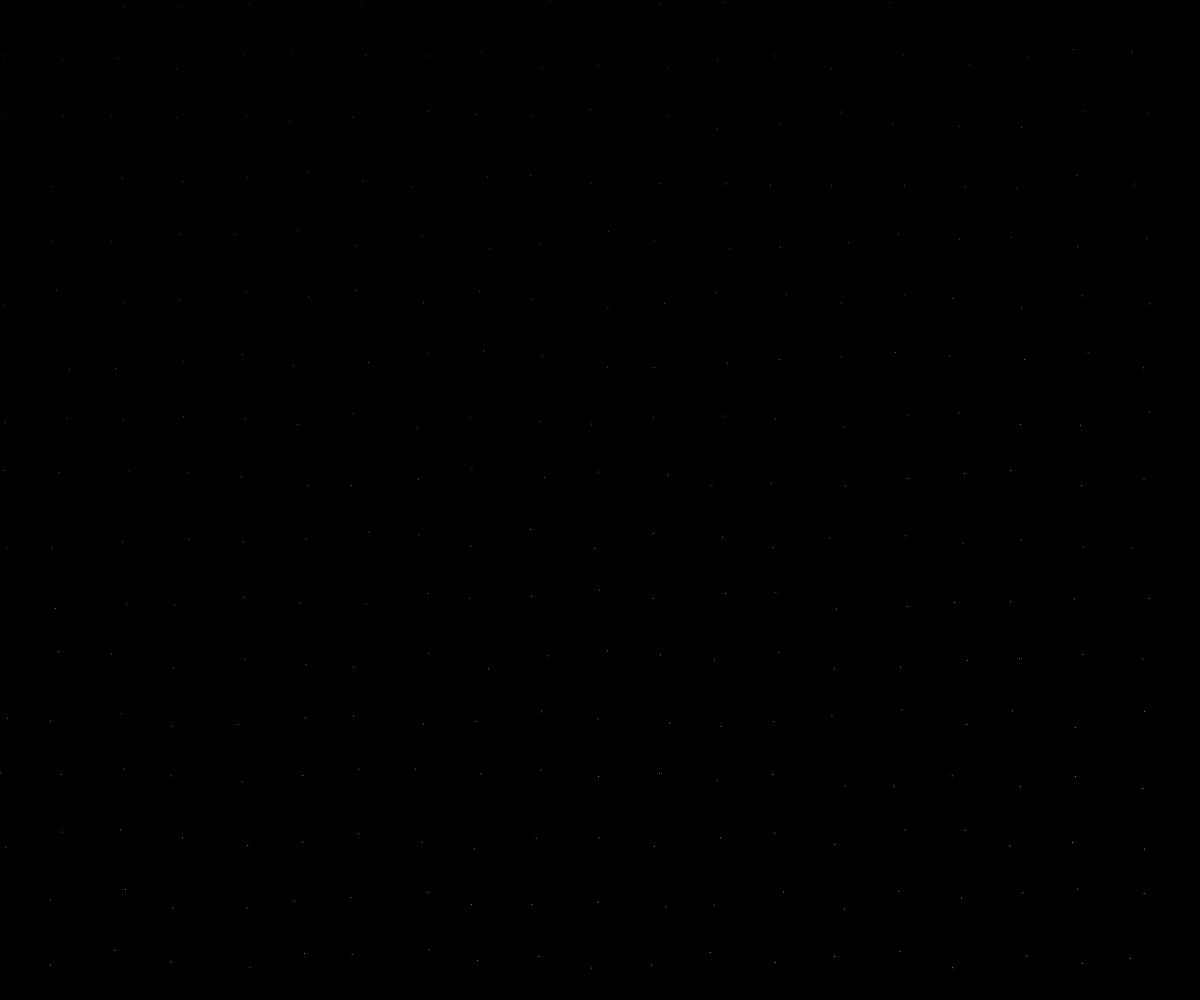
Frame 1 (no input)
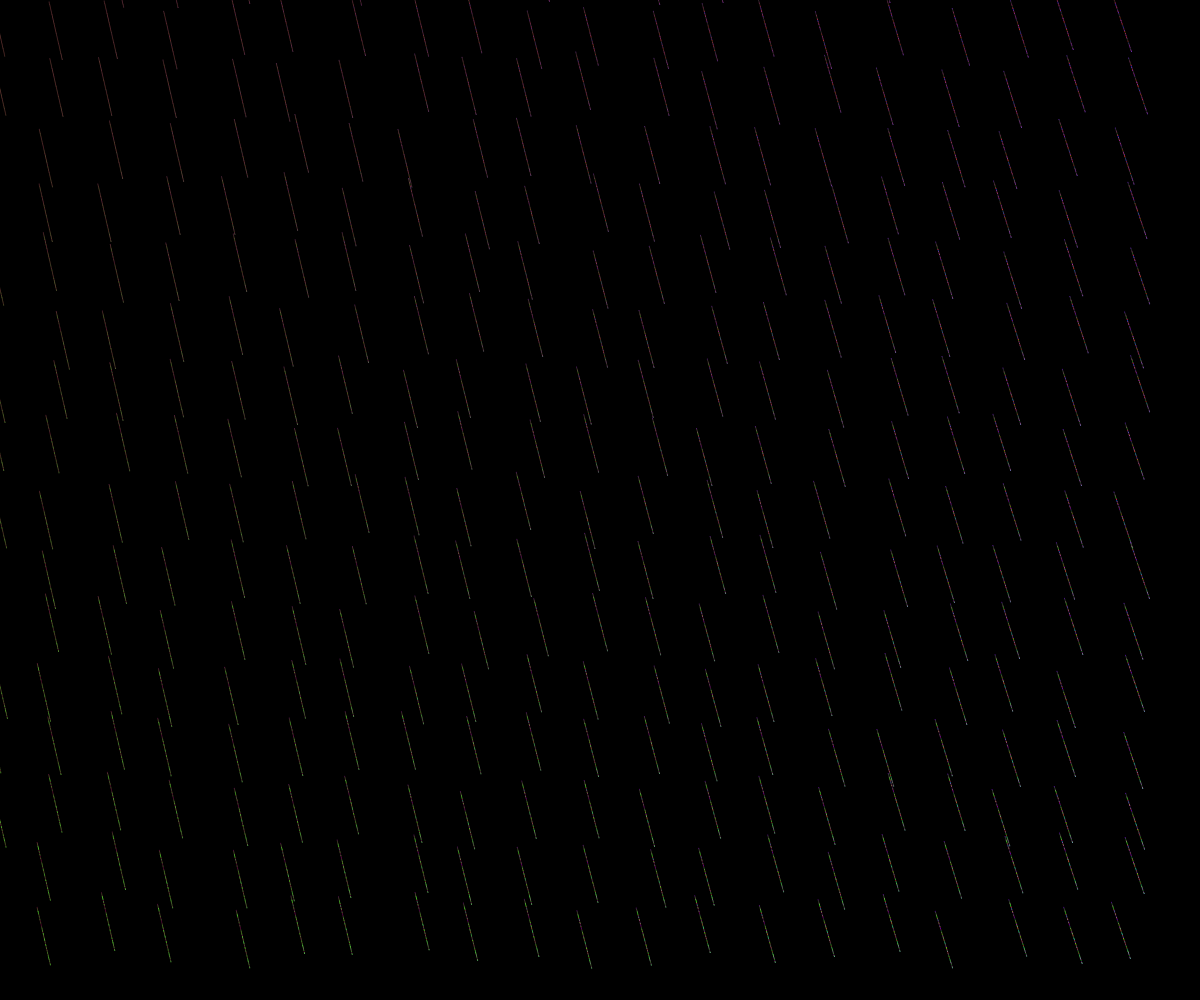
Frame 60 (no input)
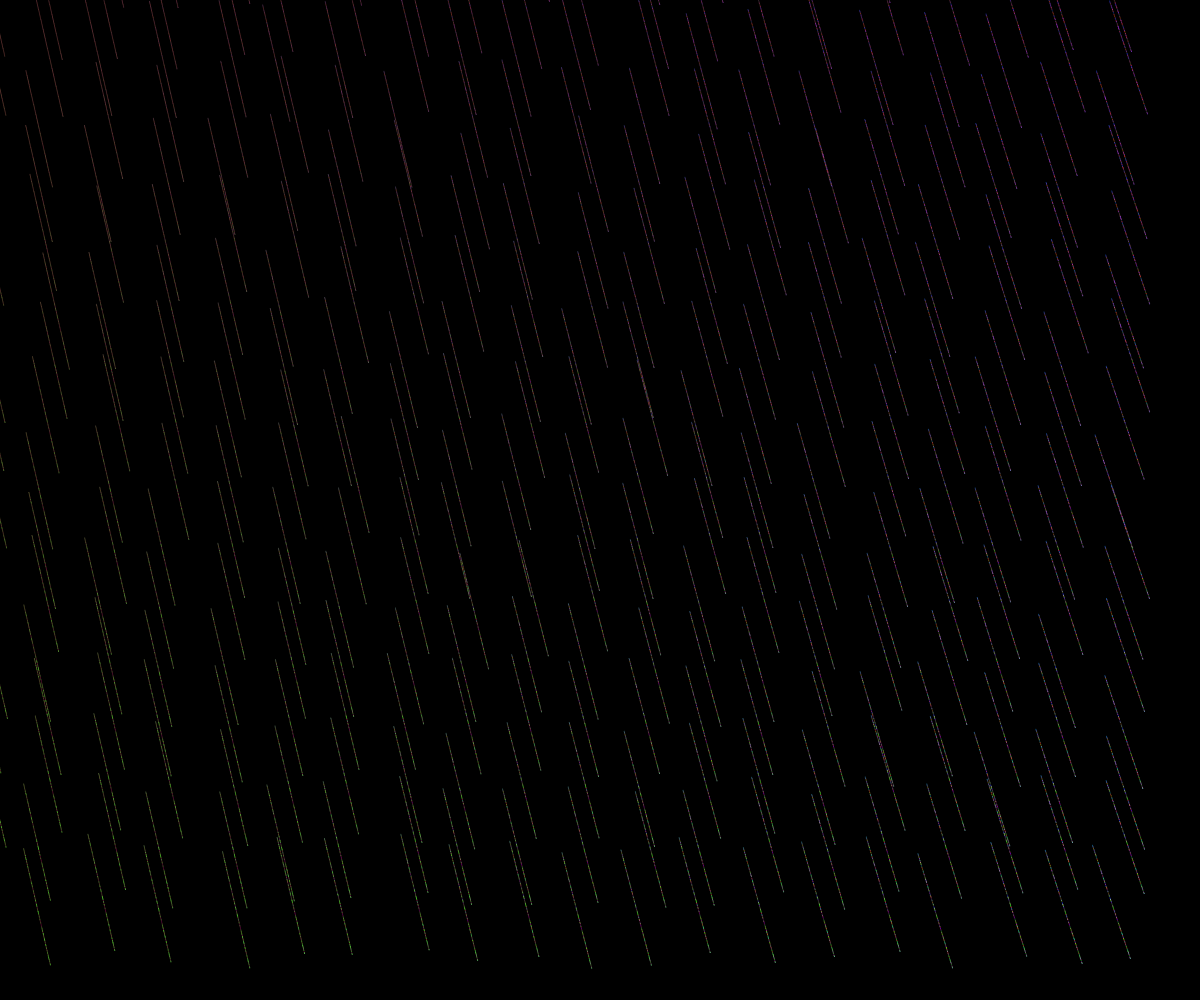
Frame 120 (the mouse pressed at the canvas centre since frame 60)

The p5.js sketch that drew these frames (run headless with seeded random() and noise() and a simulated clock; from frame 60 on, the mouse is pressed at the canvas centre):

// p5.js sketch
// ── sketch.js
let points = [];
var mult = 0.0001;

function setup() {
    createCanvas(windowWidth, windowHeight);
    background("#000");
    angleMode(DEGREES);
    noiseDetail(1);
    frameRate(100);
    var density = 20;
    var space = width / density;
    for (let x = 0; x < width; x += space) {
        for (let y = 0; y < height; y += space) {
            var p = createVector(x + random(-10, 10), y + random(-10, 10));
            points.push(p);
        }

    }
}

function draw() {
    let r1 = random(255);
    let r2 = random(255);
    let g1 = random(255);
    let g2 = random(255);
    let b1 = random(255);
    let b2 = random(255);
    noStroke();
    for (let i = 0; i < points.length; i++) {
        var r = map(points[i].x, 0, width, 100, r2);
        var g = map(points[i].y, 0, height, 50, g2);
        var b = map(points[i].x, 0, width, 50, b2);
        fill(r, g, b);
        var angle = map(noise(points[i].x * mult, points[i].y * mult), 0, 1, 0, 720);
        points[i].add(createVector(cos(angle), sin(angle)));
        ellipse(points[i].x, points[i].y, 1);

    }
}
